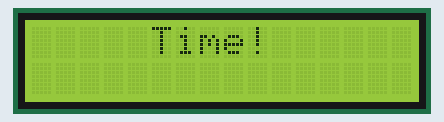
Recording of a sketch running on a simulated Arduino Uno, built with avr-gcc and run on an emulated ATmega328P. Parts: 16×2 character LCD.

Above: at 0.1 s.
At 4.1 s:
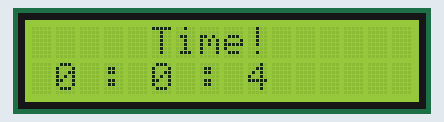
At 9.1 s:
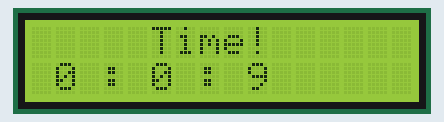
At 19.1 s:
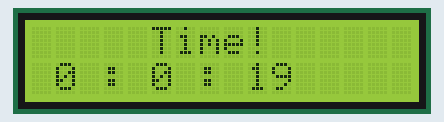
At 29.1 s:
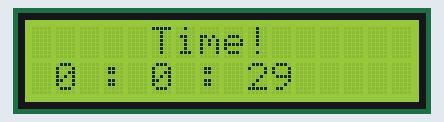
At 39.1 s:
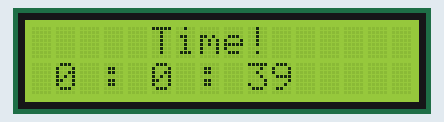

Measured:
- what the display in image 1 shows lasts 1.0 s, from 4.0 s to 5.0 s

The sketch:

tineset.ino
```cpp
//LCD設置
#include<Wire.h>
#include<LiquidCrystal_I2C.h>

LiquidCrystal_I2C lcd(0x27,16,2);
void setup(){
  lcd.init();
  lcd.backlight();
  lcd.setCursor(5,0);
  lcd.print("Time!");
}


int second=0,minutes=0,hours=0;
void timeset(){
  if(second >=60){
    second -=60;
    minutes +=1;
  }
  if(minutes >=60){
    minutes -=60;
    hours +=1;
  }
}
void showtime(){
  String tmp = String(hours) + " : " + String(minutes) + " : " +String(second);
  lcd.clear();
  lcd.setCursor(5,0);
  lcd.print("Time!");
  lcd.setCursor(1,1);
  lcd.print(tmp);
}


long timer = millis();
void loop(){
  if(millis()-timer>=1000){
    timer=millis();
    second +=1;
    timeset();
    showtime();
  }
}
```
